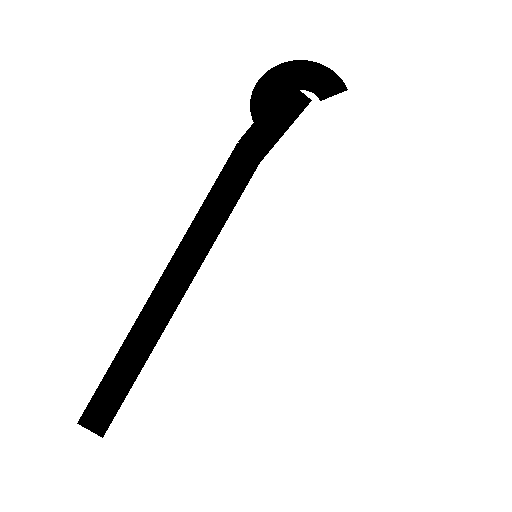
#> input picture ai_planning_sessions/inventory/illustrations/source/crochet-hook.png, 512 x 512 px; its folder holds only this picture in this run
$ python notion_processing.py
#> lines starting #> are read from the running program, lines starting #| are printed output that depends on the picture; after the words box and inside, x2 and y2 are one past the last pixel; in counts of white or black regions, pixels touching at a corner belong together
#!/usr/bin/env python3
"""Bake notion illustrations into a texture atlas for the LYS concept viewers.

The atlas stores SHAPE ONLY: RGB is white, alpha is silhouette coverage. Colour, outline,
gold and sparkle are material and per-instance work at runtime, so a theme that only recolours
needs no new art at all -- it ships colour tokens. A theme folder overrides a cell only when it
wants a genuinely different shape.

    source/            default set, one image per notion, named by item id
    themes/<name>/     optional overrides, same filenames
    build/             notions.png + notions.json

Usage:
    python notion_processing.py --theme cottage
    python notion_processing.py --cell 256 --columns 8

Requires Pillow:  pip install Pillow
"""

from __future__ import annotations

import argparse
import json
from pathlib import Path

from PIL import Image, ImageDraw

HERE = Path(__file__).parent
SUFFIXES = {".png", ".webp", ".tif", ".tiff"}
PREVIEW_INK = (36, 30, 34)
PREVIEW_PAPER = (232, 226, 217)


def source_files(source: Path, theme: Path | None) -> dict[str, Path]:
    """Default set, with any same-named file in the theme folder taking precedence."""
    files = {p.stem: p for p in sorted(source.iterdir()) if p.suffix.lower() in SUFFIXES}
    if theme and theme.is_dir():
        for path in sorted(theme.iterdir()):
            if path.suffix.lower() in SUFFIXES:
                files[path.stem] = path
    return files


def to_mask(image: Image.Image, from_luminance: bool) -> Image.Image:
    """White RGB with coverage in alpha, so a shader tint is just colour x alpha."""
    image = image.convert("RGBA")
    if from_luminance:
        # black-on-white line art: darkness becomes coverage
        alpha = image.convert("L").point(lambda v: 255 - v)
    else:
        alpha = image.getchannel("A")
    mask = Image.new("RGBA", image.size, (255, 255, 255, 0))
    mask.putalpha(alpha)
    return mask


def fit_cell(mask: Image.Image, cell: int, padding: int) -> Image.Image:
    """Trim to the drawn pixels, then centre in a square cell at a consistent scale."""
    bbox = mask.getchannel("A").getbbox()
    if bbox:
        mask = mask.crop(bbox)
    inner = max(cell - padding * 2, 1)
    scale = min(inner / mask.width, inner / mask.height)
    size = (max(round(mask.width * scale), 1), max(round(mask.height * scale), 1))
    mask = mask.resize(size, Image.LANCZOS)

    out = Image.new("RGBA", (cell, cell), (255, 255, 255, 0))
    out.alpha_composite(mask, ((cell - size[0]) // 2, (cell - size[1]) // 2))
    return out


def cell_uv(index: int, columns: int, rows: int) -> dict[str, float]:
    """three.js samples with v increasing upward, so row 0 sits at the TOP of the image."""
    col, row = index % columns, index // columns
    return {
        "col": col,
        "row": row,
        "u0": col / columns,
        "u1": (col + 1) / columns,
        "v0": 1 - (row + 1) / rows,
        "v1": 1 - row / rows,
    }


def pack(masks: dict[str, Image.Image], cell: int, columns: int) -> tuple[Image.Image, dict]:
    names = sorted(masks)
    rows = max(-(-len(names) // columns), 1)
    atlas = Image.new("RGBA", (columns * cell, rows * cell), (255, 255, 255, 0))

    cells = {}
    for index, name in enumerate(names):
        uv = cell_uv(index, columns, rows)
        atlas.alpha_composite(masks[name], (uv["col"] * cell, uv["row"] * cell))
        cells[name] = uv
    return atlas, {"cell": cell, "columns": columns, "rows": rows, "cells": cells}


def preview_sheet(masks: dict[str, Image.Image], cell: int, columns: int) -> Image.Image:
    """The atlas is white-on-transparent and so looks blank. This is what a human reviews."""
    names = sorted(masks)
    rows = max(-(-len(names) // columns), 1)
    label = 22
    sheet = Image.new("RGB", (columns * cell, rows * (cell + label)), PREVIEW_PAPER)
    ink = Image.new("RGB", (cell, cell), PREVIEW_INK)
    draw = ImageDraw.Draw(sheet)

    for index, name in enumerate(names):
        col, row = index % columns, index // columns
        x, y = col * cell, row * (cell + label)
        sheet.paste(ink, (x, y), masks[name].getchannel("A"))
        draw.text((x + 6, y + cell + 4), name, fill=PREVIEW_INK)
    return sheet


def build(args: argparse.Namespace) -> None:
    source = Path(args.source)
    theme = Path(args.themes) / args.theme if args.theme else None
    files = source_files(source, theme)
    if not files:
        raise SystemExit(f"no source images in {source}")

    masks = {
        name: fit_cell(to_mask(Image.open(path), args.from_luminance), args.cell, args.padding)
        for name, path in files.items()
    }
#> in to_mask, `alpha = image.convert("L").point(lambda v: 255 - v)`: alpha: PIL image 512x512 L; 5.6% white; 1 white region, box (x1, y1, x2, y2) and area: (77, 60, 348, 438) 14635
#> in fit_cell, `bbox = mask.getchannel("A").getbbox()`: bbox = (77, 60, 348, 438)
    atlas, manifest = pack(masks, args.cell, args.columns)

    out = Path(args.out)
    out.mkdir(parents=True, exist_ok=True)
    stem = args.theme or "default"
    atlas.save(out / f"{stem}.png")
    manifest["atlas"] = f"{stem}.png"
    manifest["theme"] = stem
    (out / f"{stem}.json").write_text(json.dumps(manifest, indent=2) + "\n")
    preview_sheet(masks, args.cell, args.columns).save(out / f"{stem}-preview.png")

    overridden = sum(1 for name, path in files.items() if theme and path.parent == theme)
    print(f"{stem}: {len(files)} notions, {overridden} overridden -> {out}/{stem}.png")


def main() -> None:
    parser = argparse.ArgumentParser(description=__doc__)
    parser.add_argument("--source", default=HERE / "source")
    parser.add_argument("--themes", default=HERE / "themes")
    parser.add_argument("--theme", help="theme folder name; omit to build the default set")
    parser.add_argument("--out", default=HERE / "build")
    parser.add_argument("--cell", type=int, default=256, help="atlas cell size in pixels")
    parser.add_argument("--columns", type=int, default=8)
    parser.add_argument("--padding", type=int, default=12, help="keeps cells from bleeding")
    parser.add_argument(
        "--from-luminance",
        action="store_true",
        default=True,
        help="derive coverage from darkness (black line art) rather than the alpha channel",
    )
    parser.add_argument("--from-alpha", dest="from_luminance", action="store_false")
    build(parser.parse_args())
#> in build, `masks = { name: fit_cell(to_mask(Image.open(path), args.from_luminance..`: masks = 1 item
#> in pack, `names = sorted(masks)`: names = ['crochet-hook']
#> in pack, `rows = max(-(-len(names) // columns), 1)`: rows = 1
#> the loop in pack, `for index, name in enumerate(names):` made 1 pass
#> (name, col in cell_uv, row in cell_uv, uv) on pass 1: ('crochet-hook', 0, 0, {'col': 0, 'row': 0, 'u0': 0, 'u1': 0.125, 'v0': 0, 'v1': 1})
#> after the loop in pack, `for index, name in enumerate(names):`: cells = 1 item
#> in build, `atlas, manifest = pack(masks, args.cell, args.columns)`: manifest = 4 items
#> in preview_sheet, `names = sorted(masks)`: names = ['crochet-hook']
#> in preview_sheet, `rows = max(-(-len(names) // columns), 1)`: rows = 1
#> in preview_sheet, `sheet = Image.new("RGB", (columns * cell, rows * (cell + label)), PREV..`:
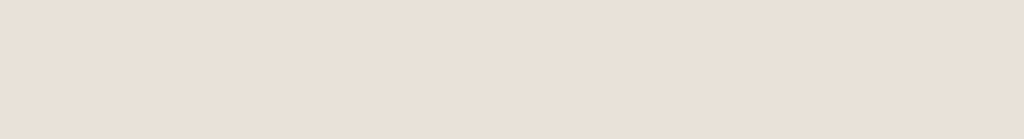
#> sheet: PIL image 2048x278 RGB (shown at 1/2 size); mean R, G, B 232, 226, 217
#> in preview_sheet, `ink = Image.new("RGB", (cell, cell), PREVIEW_INK)`:
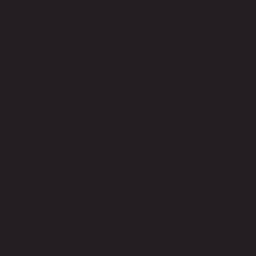
#> ink: PIL image 256x256 RGB; mean R, G, B 36, 30, 34
#> the loop in preview_sheet, `for index, name in enumerate(names):` made 1 pass
#> (name, col, row, x, y) on pass 1: ('crochet-hook', 0, 0, 0, 0)


if __name__ == "__main__":
    main()
